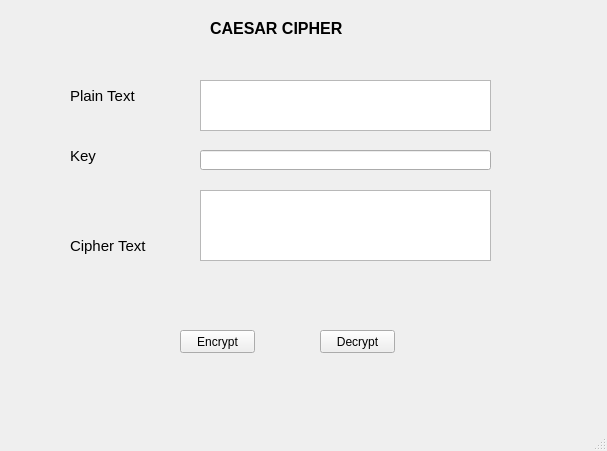
<?xml version="1.0" encoding="UTF-8"?>
<ui version="4.0">
 <class>MainWindow</class>
 <widget class="QMainWindow" name="MainWindow">
  <property name="geometry">
   <rect>
    <x>0</x>
    <y>0</y>
    <width>607</width>
    <height>451</height>
   </rect>
  </property>
  <property name="windowTitle">
   <string>MainWindow</string>
  </property>
  <widget class="QWidget" name="centralwidget">
   <widget class="QLabel" name="label">
    <property name="geometry">
     <rect>
      <x>70</x>
      <y>80</y>
      <width>71</width>
      <height>31</height>
     </rect>
    </property>
    <property name="font">
     <font>
      <pointsize>11</pointsize>
     </font>
    </property>
    <property name="text">
     <string>Plain Text</string>
    </property>
   </widget>
   <widget class="QLabel" name="label_2">
    <property name="geometry">
     <rect>
      <x>70</x>
      <y>140</y>
      <width>51</width>
      <height>31</height>
     </rect>
    </property>
    <property name="font">
     <font>
      <pointsize>11</pointsize>
     </font>
    </property>
    <property name="text">
     <string>Key</string>
    </property>
   </widget>
   <widget class="QLabel" name="label_3">
    <property name="geometry">
     <rect>
      <x>70</x>
      <y>230</y>
      <width>81</width>
      <height>31</height>
     </rect>
    </property>
    <property name="font">
     <font>
      <pointsize>11</pointsize>
     </font>
    </property>
    <property name="text">
     <string>Cipher Text</string>
    </property>
   </widget>
   <widget class="QLabel" name="titleLabel">
    <property name="geometry">
     <rect>
      <x>210</x>
      <y>20</y>
      <width>191</width>
      <height>16</height>
     </rect>
    </property>
    <property name="font">
     <font>
      <pointsize>12</pointsize>
      <weight>75</weight>
      <bold>true</bold>
     </font>
    </property>
    <property name="text">
     <string>CAESAR CIPHER</string>
    </property>
   </widget>
   <widget class="QPushButton" name="btn_encrypt">
    <property name="geometry">
     <rect>
      <x>180</x>
      <y>330</y>
      <width>75</width>
      <height>23</height>
     </rect>
    </property>
    <property name="text">
     <string>Encrypt</string>
    </property>
   </widget>
   <widget class="QPushButton" name="btn_decrypt">
    <property name="geometry">
     <rect>
      <x>320</x>
      <y>330</y>
      <width>75</width>
      <height>23</height>
     </rect>
    </property>
    <property name="text">
     <string>Decrypt</string>
    </property>
   </widget>
   <widget class="QTextEdit" name="txt_plain_text">
    <property name="geometry">
     <rect>
      <x>200</x>
      <y>80</y>
      <width>291</width>
      <height>51</height>
     </rect>
    </property>
   </widget>
   <widget class="QLineEdit" name="txt_key">
    <property name="geometry">
     <rect>
      <x>200</x>
      <y>150</y>
      <width>291</width>
      <height>20</height>
     </rect>
    </property>
   </widget>
   <widget class="QTextEdit" name="txt_cipher_text">
    <property name="geometry">
     <rect>
      <x>200</x>
      <y>190</y>
      <width>291</width>
      <height>71</height>
     </rect>
    </property>
   </widget>
  </widget>
  <widget class="QMenuBar" name="menubar">
   <property name="geometry">
    <rect>
     <x>0</x>
     <y>0</y>
     <width>607</width>
     <height>21</height>
    </rect>
   </property>
  </widget>
  <widget class="QStatusBar" name="statusbar"/>
 </widget>
 <resources/>
 <connections/>
</ui>
